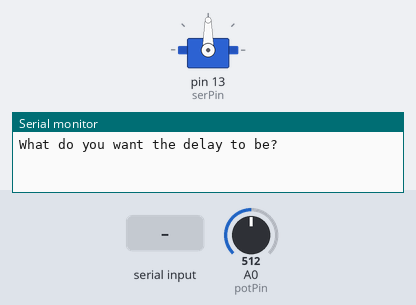
A sketch run on a simulated Arduino Uno, built with avr-gcc and run on an emulated ATmega328P. On the bench: servo, the last lines printed to the serial monitor. The test bench sets the inputs (shaded band); at power-on: A0 (potPin) = 512.

Above: at 1.2 s.
1.3 s: "90,45\n" received over Serial
At 2.3 s:
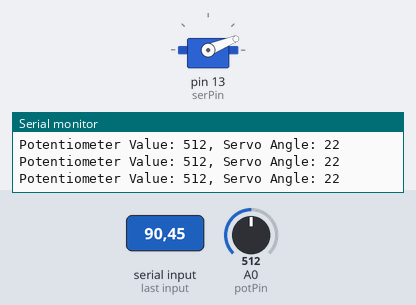
2.8 s: A0 (potPin) set to 0
At 3.8 s:
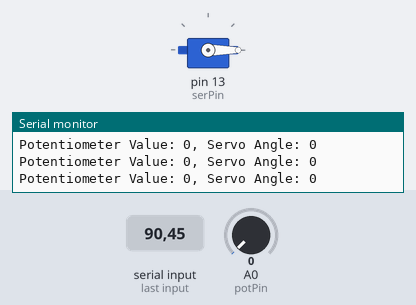
4.3 s: A0 (potPin) set to 1023
At 5.5 s:
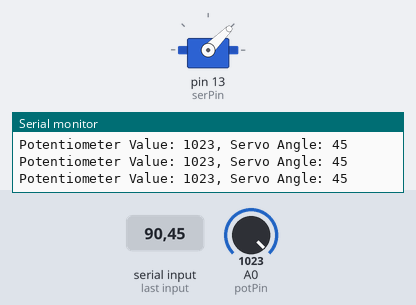
5.8 s: A0 (potPin) set to 900
At 7.1 s:
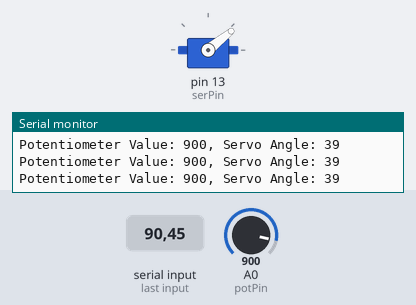
Timing chart, 0 to 8.8 s (numbered marks = the images above; inputs shaded):
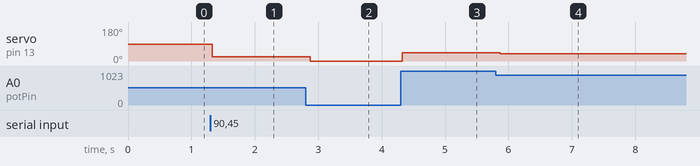

Measured:
- after the input at 1.3 s, servo on pin 13 (serPin): 90° → 22° at once
- after the input at 2.8 s, servo on pin 13 (serPin): 22° → 0° after 0.07 s
- after the input at 4.3 s, servo on pin 13 (serPin): 0° → 45° at once
- after the input at 5.8 s, servo on pin 13 (serPin): 45° → 39° after 0.07 s

The sketch:

Control_Servo_With_Pot.ino
```cpp
#include <Servo.h>
int serPin = 13, serAng, potPin = A0, potVal, dly = 5 , maxAng;
bool t = true;
Servo ser;
String msgPV = "Potentiometer Value: ", msgSA = ", Servo Angle: ", msgDly = "What do you want the delay to be?", msgMxAng = "What do you want the maximum servo angle to be?";
void setup() {
  // put your setup code here, to run once:
  Serial.begin(9600);
  ser.attach(serPin);
}

void loop() {
  // put your main code here, to run repeatedly:

  Serial.println(msgDly);
  while (Serial.available() == 0) {

  }
  dly = Serial.parseInt();

  Serial.println(msgMxAng);
  while (Serial.available() == 0) {

  }
  maxAng = Serial.parseInt();
  while (t) {
    potVal = analogRead(potPin);
    Serial.print(msgPV);
    Serial.print(potVal);
    serAng = map(potVal, 0, 1023, 0, maxAng);
    Serial.print(msgSA);
    Serial.println(serAng);
    ser.write(serAng);
    delay(dly);
  }

}
```
